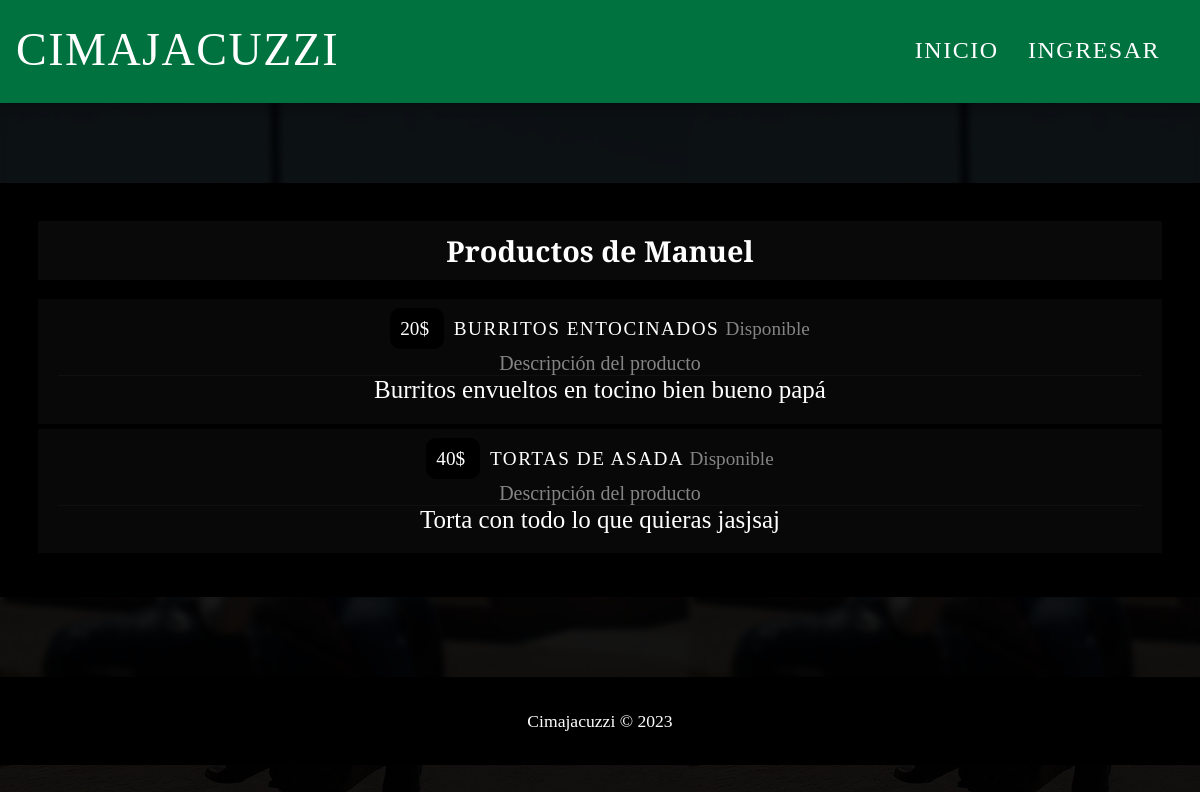
Page /seller/manuel on the earlier database version.
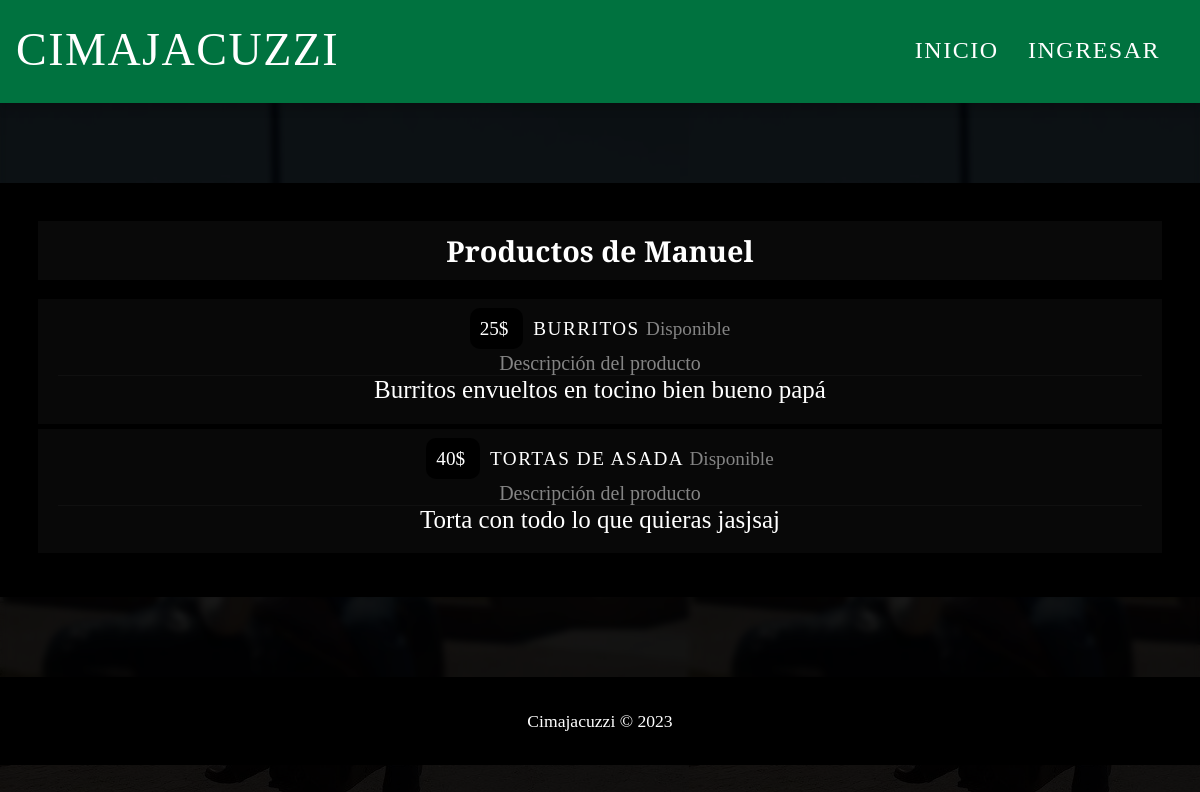
Same page on the later database version.
### tables this page shows
CREATE TABLE seller (
    seller_id INTEGER PRIMARY KEY AUTOINCREMENT,
    seller_name VARCHAR(150) NOT NULL UNIQUE,
    seller_pass VARCHAR(100) NOT NULL,
    start_hour INT DEFAULT 0,
    end_hour INT DEFAULT 0
);

CREATE TABLE product (
    product_id INTEGER PRIMARY KEY AUTOINCREMENT,
    product_owner INTEGER NOT NULL,
    product_name VARCHAR(150) NOT NULL,
    product_price INT DEFAULT 0 NOT NULL,
    product_desc VARCHAR(255) NOT NULL,
    product_exists BOOLEAN NOT NULL,

    FOREIGN KEY (product_owner) REFERENCES user(user_id) ON DELETE CASCADE
);

### app.py (the view)
@app.route('/seller/<seller_name>')
def display_seller(seller_name: str):
    conn = get_db_connection()
    seller_products = conn.execute('SELECT seller_name, product_name, product_price, product_desc, '
                                   'product_exists FROM seller INNER JOIN product ON seller_id=product_owner '
                                   'WHERE seller_name=?', (seller_name,)).fetchall()
    conn.commit()
    conn.close()
    print(seller_products)
    return render_template('seller.html', seller_products=seller_products, seller_name=seller_name)

### app.py (called while the page is built)
def get_db_connection() -> object | Any:
    conn = sqlite3.connect(DATABASE_PATH)
    conn.row_factory = sqlite3.Row
    return conn

### templates/seller.html (shortened to what this page needs)
{% extends "base.html" %}
{% block styles %}
<link rel="stylesheet" href="{{ url_for('static', filename='seller.css') }}">
{% endblock %}
{% block body %}
<section id="seller-products">
    <header>
        <h2>Productos de {{ seller_name.title() }}</h2>
    </header>
    <section>
        {% if seller_products %}
        <ul id="prod-list">
            {% for product in seller_products %}
            <div class="product-container">
                {% if product['product_exists'] %}
                <li class="product">
                {% else %}
                <li class="product not-exists">
                {% endif %}
                    <div class="product-price">
                        {{ product['product_price'] }}$
                    </div>
                    <div class="product-name">
                        {{ product['product_name'].upper() }}
                    </div>
                    {% if product['product_exists'] %}
                    <span class="status">Disponible</span>
                    {% endif %}
                    <footer class="product-desc">
                        <span>Descripción del producto</span>
                        <p>
                            {{ product['product_desc'] }}
                        </p>
                    </footer>
                </li>
            </div>
            {% endfor %}
        </ul>
        {% else %}
        <div class="product-container">
            {{ seller_name.title() }} no cuenta con ningún producto en este momento.
        </div>
        {% endif %}
    </section>
</section>
{% endblock %}

### templates/base.html (shortened to what this page needs)
<!DOCTYPE html>
<html lang="es_MX">
<head>
    <link rel="stylesheet" href="{{ url_for('static', filename='base.css')}}">
    {% block styles %}
    {% endblock %}
</head>
<body>
    <section id="top-bar">
        <header>
            <a id="main-title" href="{{ url_for('index')}}">CIMAJACUZZI</a>
            <nav id="top-menu">
                <ul id="menu-options">
                    <li>
                        <a href="{{ url_for('index') }}">INICIO</a>
                    </li>
                    {% if 'username' not in session %}
                    <li>
                        <a href="{{ url_for('auth') }}">INGRESAR</a>
                    </li>
                    {% endif %}
                </ul>
            </nav>
        </header>
    </section>
    {% block body %}
    {% endblock %}
    <footer id="main-footer">
        Cimajacuzzi &copy; 2023
    </footer>
</body>
</html>

### static/base.css (style rules this page uses)
* { padding: 0; margin: 0; }
body { background-image: url('./images/tapia.jpg'); background-repeat: repeat; background-blend-mode:overlay; color: white; font-family: 'Prata', 'Times New Roman', 'Arial'; background-color: rgba(0, 0, 0, 0.9); backdrop-filter: blur(3px); animation-name: faded; animation-duration: 0.5s; }
#top-bar { letter-spacing: 1.5px; min-height: 100px; background-color: rgba(0, 114, 63, 1); text-align: left; padding-left: 1em; padding-right: 1em; box-shadow: 0px 5px 10px rgba(0, 0, 0, 0.2); }
#main-title { font-family: 'Prata', 'Times New Roman', 'Arial'; text-decoration: none; color: white; line-height: 100px; font-size: 46px; float: left; }
#top-menu { text-align: right; }
#menu-options { display: inline-block; }
#menu-options li { list-style: none; display: inline-block; line-height: 100px; }
#menu-options li a { text-decoration: none; font-size: 24px; font-family: 'Vollkorn'; padding-right: 1em; color:rgba(255, 255, 255, 1); }
#main-footer { background: #000; line-height: 5em; text-align: center; font-size: 110%; }

### static/seller.css (style rules this page uses)
#seller-products { background-color: #000; padding: 2em; font-size: 1.2em; }
#seller-products header { text-align: center; background-color: #090909; padding: 0.5em; }
#prod-list { margin-top: 1em; list-style: none; }
.product-container { display: block; background: #080808; padding: 1em; text-align: center; margin-bottom: 5px; }
.product-price { display: inline; background: #000; border-radius: 10px; padding: 10px; margin-right: 10px; }
.product-name { display: inline; letter-spacing: 1.5px; }
.product { display: inline; color: white; }
.product span.status { color: rgba(255, 255, 255, 0.5) }
.product footer.product-desc span { display: block; color: rgba(255, 255, 255, 0.5); font-size: .8em; border-bottom: 1px solid rgba(29, 29, 29, 0.398) }
.product footer.product-desc { margin-top: .5em; display: block; font-size: 1.3em; }

Differences in the rows shown:
changed product "Burritos envueltos en tocino bien bueno papá": product_price "20" → "25"; product_name "BURRITOS ENTOCINADOS" → "BURRITOS"
